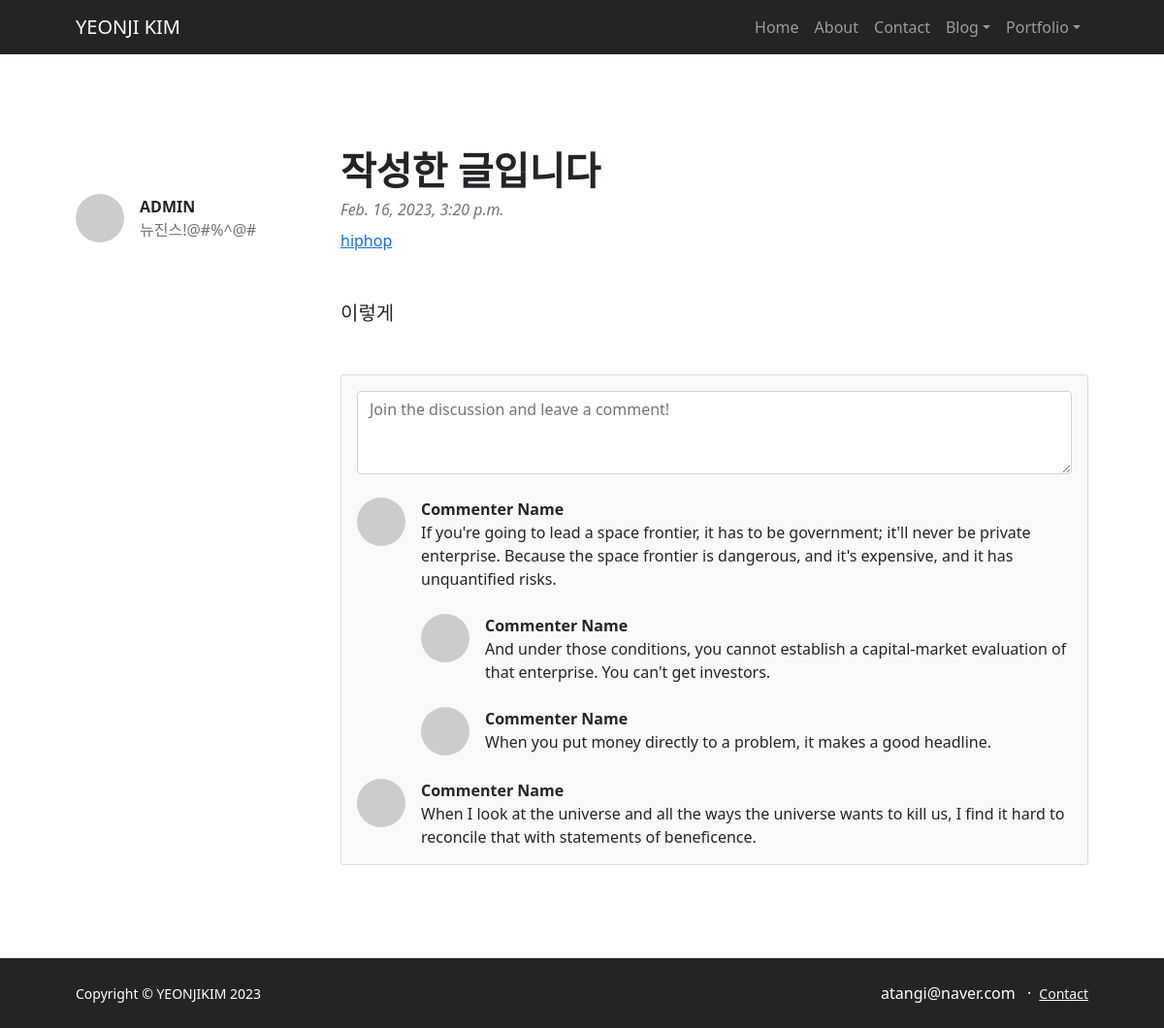
Page /blog/14/ on the committed database.
### blog/models.py (models this page shows, shortened)
class Post(models.Model):
    title = models.CharField(max_length=50)
    content = models.TextField()
    header_img = models.ImageField(upload_to='blog/images/%Y/%m/%d/', blank=True)
    file_upload = models.FileField(upload_to='blog/files/%Y/%m/%d/', blank=True)
    created_at = models.DateTimeField(auto_now_add=True)  # 아예 값 자체가 지금 시간으로 입력되어 들어감(우리가 변경할 필요 없음)
    updated_at = models.DateTimeField(auto_now=True)  # 값을 변경할 수 있음. default 값으로 현재시간이 찍혀있음
    author = models.ForeignKey(User, on_delete=models.SET_NULL, null=True)
    category = models.ForeignKey(Category, on_delete=models.SET_NULL, null=True, blank=True)
    tag = models.ManyToManyField(Tag, blank=True)

class Category(models.Model):
    categoryName = models.CharField(max_length=30, unique=True)
    slug = models.SlugField(max_length=30, unique=True, allow_unicode=True)
    def __str__(self):
        return self.categoryName
    class Meta:
        verbose_name_plural = 'categories'

class Tag(models.Model):
    tagName = models.CharField(max_length=30, unique=True)
    slug = models.SlugField(max_length=30, unique=True, allow_unicode=True)
    def __str__(self):
        return self.tagName

### blog/views.py (the view)
# urls.py: path('<int:pk>/', views.PostDetail.as_view()),
class PostDetail(DetailView):  # post_detail 라고 생긴 template과 model을 조합합니다.
    model = Post
    def get_context_data(self, **kwargs): # 함수의 파라미터를 개수 안 정해서 k-v 순으로 만들어 보내겠다
        context = super(PostDetail, self).get_context_data(**kwargs)
        context['subject'] = context['object'].title
        return context

### blog/templates/blog/post_detail.html (shortened to what this page needs)
    {% extends 'blog/base.html' %}
    {% block page_area %}
            <section class="py-5">
                <div class="container px-5 my-5">
                    <div class="row gx-5">
                        <div class="col-lg-3">
                            <div class="d-flex align-items-center mt-lg-5 mb-4">
                                <img class="img-fluid rounded-circle" src="https://picsum.photos/50/50" alt="..." />
                                <div class="ms-3">
                                    <div class="fw-bold"> {{ post.author|upper }}</div>
                                    {% if post.category %}
                                    <div class="text-muted">{{ post.category }}</div>
                                    {% else %}
                                    <div class="text-muted">미분류</div>
                                    {% endif %}
                                </div>
                            </div>
                        </div>
                        <div class="col-lg-9">
                            <article>
                                <header class="mb-4">
                                    <h1 class="fw-bolder mb-1">{{ subject }}</h1>
                                    <div class="text-muted fst-italic mb-2">{{ post.created_at }}</div>
                                    {% if post.tag %}
                                    {% for ta in post.tag.all %}
                                        <a href="#" class="">{{ ta }}</a>
                                    {% endfor %}
                                    <br/>
                                    <br/>
                                {% endif %}
                                </header>
                                <section class="mb-5">
                                    <p class="fs-5 mb-4"> {{ post.content }}</p>
                                </section>
                            </article>
                            <section>
                                <div class="card bg-light">
                                    <div class="card-body">
                                        <form class="mb-4"><textarea class="form-control" rows="3" placeholder="Join the discussion and leave a comment!"></textarea></form>
                                        <div class="d-flex mb-4">
                                            <div class="flex-shrink-0"><img class="rounded-circle" src="https://dummyimage.com/50x50/ced4da/6c757d.jpg" alt="..." /></div>
                                            <div class="ms-3">
                                                <div class="fw-bold">Commenter Name</div>
                                                If you're going to lead a space frontier, it has to be government; it'll never be private enterprise. Because the space frontier is dangerous, and it's expensive, and it has unquantified risks.
                                                <div class="d-flex mt-4">
                                                    <div class="flex-shrink-0"><img class="rounded-circle" src="https://dummyimage.com/50x50/ced4da/6c757d.jpg" alt="..." /></div>
                                                    <div class="ms-3">
                                                        <div class="fw-bold">Commenter Name</div>
                                                        And under those conditions, you cannot establish a capital-market evaluation of that enterprise. You can't get investors.
                                                    </div>
                                                </div>
                                                <div class="d-flex mt-4">
                                                    <div class="flex-shrink-0"><img class="rounded-circle" src="https://dummyimage.com/50x50/ced4da/6c757d.jpg" alt="..." /></div>
                                                    <div class="ms-3">
                                                        <div class="fw-bold">Commenter Name</div>
                                                        When you put money directly to a problem, it makes a good headline.
                                                    </div>
                                                </div>
                                            </div>
                                        </div>
                                        <div class="d-flex">
                                            <div class="flex-shrink-0"><img class="rounded-circle" src="https://dummyimage.com/50x50/ced4da/6c757d.jpg" alt="..." /></div>
                                            <div class="ms-3">
                                                <div class="fw-bold">Commenter Name</div>
                                                When I look at the universe and all the ways the universe wants to kill us, I find it hard to reconcile that with statements of beneficence.
                                            </div>
                                        </div>
                                    </div>
                                </div>
                            </section>
                        </div>
                    </div>
                </div>
            </section>
        </main>
   {% endblock %}

### rows in the picture
Post: author "ADMIN", category "뉴진스!@#%^@#", title "작성한 글입니다", created_at "Feb. 16, 2023, 3:20 p.m.", content "이렇게"
Tag: tagName "hiphop"
